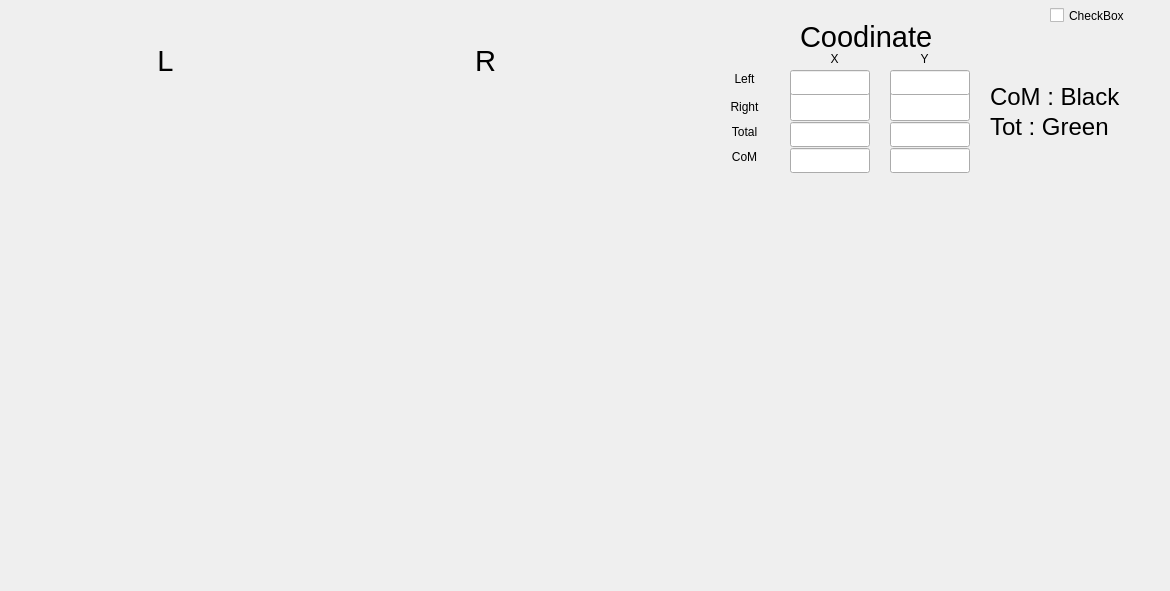
    <widget class="QWidget" name="tab">
     <attribute name="title">
      <string>Coordinate</string>
     </attribute>
     <widget class="QLabel" name="Left_Foot_Image">
      <property name="geometry">
       <rect>
        <x>50</x>
        <y>120</y>
        <width>241</width>
        <height>411</height>
       </rect>
      </property>
      <property name="frameShape">
       <enum>QFrame::Shape::NoFrame</enum>
      </property>
      <property name="text">
       <string/>
      </property>
      <property name="pixmap">
       <pixmap>../resources/images/Left_foot.png</pixmap>
      </property>
      <property name="scaledContents">
       <bool>true</bool>
      </property>
     </widget>
     <widget class="QLineEdit" name="R_X_Coordinate">
      <property name="geometry">
       <rect>
        <x>790</x>
        <y>90</y>
        <width>80</width>
        <height>31</height>
       </rect>
      </property>
     </widget>
     <widget class="QLabel" name="label_23">
      <property name="geometry">
       <rect>
        <x>720</x>
        <y>96</y>
        <width>49</width>
        <height>21</height>
       </rect>
      </property>
      <property name="text">
       <string>Right</string>
      </property>
      <property name="alignment">
       <set>Qt::AlignmentFlag::AlignCenter</set>
      </property>
     </widget>
     <widget class="QLineEdit" name="T_X_Coordinate">
      <property name="geometry">
       <rect>
        <x>790</x>
        <y>122</y>
        <width>80</width>
        <height>25</height>
       </rect>
      </property>
     </widget>
     <widget class="QLabel" name="label_20">
      <property name="geometry">
       <rect>
        <x>720</x>
        <y>116</y>
        <width>49</width>
        <height>31</height>
       </rect>
      </property>
      <property name="text">
       <string>Total</string>
      </property>
      <property name="alignment">
       <set>Qt::AlignmentFlag::AlignCenter</set>
      </property>
     </widget>
     <widget class="QLineEdit" name="L_X_Coordinate">
      <property name="geometry">
       <rect>
        <x>790</x>
        <y>70</y>
        <width>80</width>
        <height>25</height>
       </rect>
      </property>
     </widget>
     <widget class="QLabel" name="label_21">
      <property name="geometry">
       <rect>
        <x>720</x>
        <y>70</y>
        <width>49</width>
        <height>17</height>
       </rect>
      </property>
      <property name="text">
       <string>Left</string>
      </property>
      <property name="alignment">
       <set>Qt::AlignmentFlag::AlignCenter</set>
      </property>
     </widget>
     <widget class="QLabel" name="label_22">
      <property name="geometry">
       <rect>
        <x>800</x>
        <y>16</y>
        <width>171</width>
        <height>41</height>
       </rect>
      </property>
      <property name="font">
       <font>
        <pointsize>22</pointsize>
       </font>
      </property>
      <property name="text">
       <string>Coodinate</string>
      </property>
     </widget>
     <widget class="QLabel" name="label_24">
      <property name="geometry">
       <rect>
        <x>810</x>
        <y>50</y>
        <width>49</width>
        <height>17</height>
       </rect>
      </property>
      <property name="text">
       <string>X</string>
      </property>
      <property name="alignment">
       <set>Qt::AlignmentFlag::AlignCenter</set>
      </property>
     </widget>
     <widget class="QLabel" name="label_37">
      <property name="geometry">
       <rect>
        <x>900</x>
        <y>50</y>
        <width>49</width>
        <height>17</height>
       </rect>
      </property>
      <property name="text">
       <string>Y</string>
      </property>
      <property name="alignment">
       <set>Qt::AlignmentFlag::AlignCenter</set>
      </property>
     </widget>
     <widget class="QLineEdit" name="R_Y_Coordinate">
      <property name="geometry">
       <rect>
        <x>890</x>
        <y>90</y>
        <width>80</width>
        <height>31</height>
       </rect>
      </property>
     </widget>
     <widget class="QLineEdit" name="L_Y_Coordinate">
      <property name="geometry">
       <rect>
        <x>890</x>
        <y>70</y>
        <width>80</width>
        <height>25</height>
       </rect>
      </property>
     </widget>
     <widget class="QLineEdit" name="T_Y_Coordinate">
      <property name="geometry">
       <rect>
        <x>890</x>
        <y>122</y>
        <width>80</width>
        <height>25</height>
       </rect>
      </property>
     </widget>
     <widget class="QLabel" name="label_38">
      <property name="geometry">
       <rect>
        <x>470</x>
        <y>40</y>
        <width>31</width>
        <height>41</height>
       </rect>
      </property>
      <property name="font">
       <font>
        <pointsize>22</pointsize>
       </font>
      </property>
      <property name="text">
       <string>R</string>
      </property>
      <property name="alignment">
       <set>Qt::AlignmentFlag::AlignCenter</set>
      </property>
     </widget>
     <widget class="QLabel" name="label_39">
      <property name="geometry">
       <rect>
        <x>150</x>
        <y>40</y>
        <width>31</width>
        <height>41</height>
       </rect>
      </property>
      <property name="font">
       <font>
        <pointsize>22</pointsize>
       </font>
      </property>
      <property name="text">
       <string>L</string>
      </property>
      <property name="alignment">
       <set>Qt::AlignmentFlag::AlignCenter</set>
      </property>
     </widget>
     <widget class="QLabel" name="Both_Feet_Image">
      <property name="geometry">
       <rect>
        <x>715</x>
        <y>270</y>
        <width>390</width>
        <height>240</height>
       </rect>
      </property>
      <property name="frameShape">
       <enum>QFrame::Shape::NoFrame</enum>
      </property>
      <property name="text">
       <string/>
      </property>
      <property name="pixmap">
       <pixmap>../resources/images/Feet.png</pixmap>
      </property>
      <property name="scaledContents">
       <bool>true</bool>
      </property>
     </widget>
     <widget class="QLabel" name="BackGround_L_Foot">
      <property name="geometry">
       <rect>
        <x>10</x>
        <y>70</y>
        <width>320</width>
        <height>512</height>
       </rect>
      </property>
      <property name="frameShape">
       <enum>QFrame::Shape::NoFrame</enum>
      </property>
      <property name="text">
       <string/>
      </property>
     </widget>
     <widget class="QLabel" name="Right_Foot_Image">
      <property name="geometry">
       <rect>
        <x>370</x>
        <y>120</y>
        <width>241</width>
        <height>411</height>
       </rect>
      </property>
      <property name="frameShape">
       <enum>QFrame::Shape::NoFrame</enum>
      </property>
      <property name="text">
       <string/>
      </property>
      <property name="pixmap">
       <pixmap>../resources/images/Right_foot.png</pixmap>
      </property>
      <property name="scaledContents">
       <bool>true</bool>
      </property>
     </widget>
     <widget class="QLabel" name="BackGround_R_Foot">
      <property name="geometry">
       <rect>
        <x>330</x>
        <y>70</y>
        <width>320</width>
        <height>512</height>
       </rect>
      </property>
      <property name="frameShape">
       <enum>QFrame::Shape::NoFrame</enum>
      </property>
      <property name="text">
       <string/>
      </property>
     </widget>
     <widget class="QLabel" name="BackGround_Both_Feet">
      <property name="geometry">
       <rect>
        <x>680</x>
        <y>200</y>
        <width>460</width>
        <height>380</height>
       </rect>
      </property>
      <property name="frameShape">
       <enum>QFrame::Shape::NoFrame</enum>
      </property>
      <property name="text">
       <string/>
      </property>
     </widget>
     <widget class="QLineEdit" name="COM_X_Coordinate">
      <property name="geometry">
       <rect>
        <x>790</x>
        <y>148</y>
        <width>80</width>
        <height>25</height>
       </rect>
      </property>
     </widget>
     <widget class="QLineEdit" name="COM_Y_Coordinate">
      <property name="geometry">
       <rect>
        <x>890</x>
        <y>148</y>
        <width>80</width>
        <height>25</height>
       </rect>
      </property>
     </widget>
     <widget class="QLabel" name="label_46">
      <property name="geometry">
       <rect>
        <x>720</x>
        <y>148</y>
        <width>49</width>
        <height>17</height>
       </rect>
      </property>
      <property name="text">
       <string>CoM</string>
      </property>
      <property name="alignment">
       <set>Qt::AlignmentFlag::AlignCenter</set>
      </property>
     </widget>
     <widget class="QLabel" name="label_47">
      <property name="geometry">
       <rect>
        <x>990</x>
        <y>76</y>
        <width>171</width>
        <height>41</height>
       </rect>
      </property>
      <property name="font">
       <font>
        <pointsize>18</pointsize>
       </font>
      </property>
      <property name="text">
       <string>CoM : Black</string>
      </property>
     </widget>
     <widget class="QLabel" name="label_48">
      <property name="geometry">
       <rect>
        <x>990</x>
        <y>106</y>
        <width>171</width>
        <height>41</height>
       </rect>
      </property>
      <property name="font">
       <font>
        <pointsize>18</pointsize>
       </font>
      </property>
      <property name="text">
       <string>Tot : Green</string>
      </property>
     </widget>
     <widget class="QCheckBox" name="CheckBox_UI">
      <property name="geometry">
       <rect>
        <x>1050</x>
        <y>0</y>
        <width>111</width>
        <height>31</height>
       </rect>
      </property>
      <property name="text">
       <string>CheckBox</string>
      </property>
     </widget>
     <zorder>BackGround_Both_Feet</zorder>
     <zorder>BackGround_R_Foot</zorder>
     <zorder>Right_Foot_Image</zorder>
     <zorder>BackGround_L_Foot</zorder>
     <zorder>Left_Foot_Image</zorder>
     <zorder>R_X_Coordinate</zorder>
     <zorder>label_23</zorder>
     <zorder>T_X_Coordinate</zorder>
     <zorder>label_20</zorder>
     <zorder>L_X_Coordinate</zorder>
     <zorder>label_21</zorder>
     <zorder>label_22</zorder>
     <zorder>label_24</zorder>
     <zorder>label_37</zorder>
     <zorder>R_Y_Coordinate</zorder>
     <zorder>L_Y_Coordinate</zorder>
     <zorder>T_Y_Coordinate</zorder>
     <zorder>label_38</zorder>
     <zorder>label_39</zorder>
     <zorder>Both_Feet_Image</zorder>
     <zorder>COM_X_Coordinate</zorder>
     <zorder>COM_Y_Coordinate</zorder>
     <zorder>label_46</zorder>
     <zorder>label_47</zorder>
     <zorder>label_48</zorder>
     <zorder>CheckBox_UI</zorder>
    </widget>
